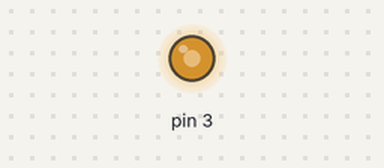
A sketch run on a simulated Arduino Uno, built with avr-gcc and run on an emulated ATmega328P. Parts: output pins drawn as LEDs (lit = HIGH). What the sketch prints to the serial monitor is not drawn.

Above: at 0.05 s.
At 0.35 s:
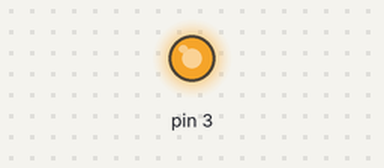
At 0.65 s:
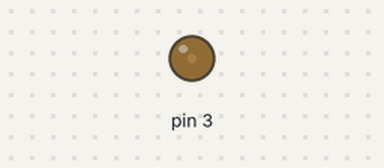
At 0.95 s:
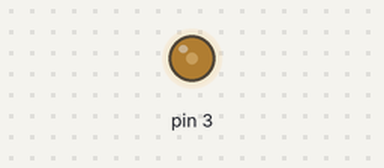
Timing chart, 0 to 3.0 s (numbered marks = the images above):
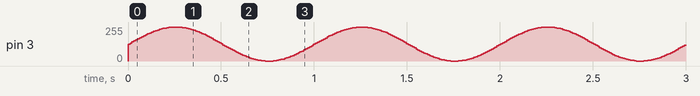

The sketch:

PWMdrive.ino
```cpp
double a = 0.0;
int v = 0;

void setup()
{
    pinMode(3, OUTPUT);
    analogWrite(3, 0);
    Serial.begin(115200);
}

void loop()
{
    a = sin(((double)(millis() % 1000) / 1000.0) * 2.0 * PI);
    v = int(((a + 1.0) / 2.0) * 0xFF);
    //Serial.println(a);
    Serial.println(v);
    analogWrite(3, v);
    delay(10);
}
```
